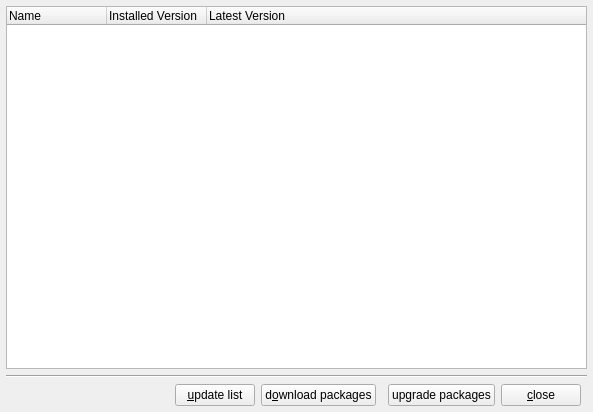
<ui version="4.0" >
 <class>upgradablePackages</class>
 <widget class="QWidget" name="upgradablePackages" >
  <property name="geometry" >
   <rect>
    <x>0</x>
    <y>0</y>
    <width>593</width>
    <height>412</height>
   </rect>
  </property>
  <property name="windowTitle" >
   <string>Upgradable Packages</string>
  </property>
  <layout class="QGridLayout" name="gridLayout" >
   <item row="0" column="0" colspan="7" >
    <widget class="QTreeWidget" name="treeWidget" >
     <property name="rootIsDecorated" >
      <bool>false</bool>
     </property>
     <column>
      <property name="text" >
       <string>Name</string>
      </property>
     </column>
     <column>
      <property name="text" >
       <string>Installed Version</string>
      </property>
     </column>
     <column>
      <property name="text" >
       <string>Latest Version</string>
      </property>
     </column>
    </widget>
   </item>
   <item row="1" column="0" colspan="7" >
    <widget class="Line" name="line1" >
     <property name="frameShape" >
      <enum>QFrame::HLine</enum>
     </property>
     <property name="frameShadow" >
      <enum>QFrame::Sunken</enum>
     </property>
    </widget>
   </item>
   <item row="4" column="0" >
    <spacer name="spacer9" >
     <property name="orientation" >
      <enum>Qt::Horizontal</enum>
     </property>
     <property name="sizeType" >
      <enum>QSizePolicy::Expanding</enum>
     </property>
     <property name="sizeHint" stdset="0" >
      <size>
       <width>219</width>
       <height>20</height>
      </size>
     </property>
    </spacer>
   </item>
   <item row="4" column="2" >
    <widget class="QPushButton" name="downloadPushButton" >
     <property name="enabled" >
      <bool>true</bool>
     </property>
     <property name="sizePolicy" >
      <sizepolicy vsizetype="Fixed" hsizetype="Minimum" >
       <horstretch>0</horstretch>
       <verstretch>0</verstretch>
      </sizepolicy>
     </property>
     <property name="font" >
      <font/>
     </property>
     <property name="toolTip" >
      <string>package files are only retrieved, not
unpacked or installed.

Command: apt-get -d dist-upgrade</string>
     </property>
     <property name="text" >
      <string>d&amp;ownload packages</string>
     </property>
     <property name="shortcut" >
      <string>Alt+O</string>
     </property>
    </widget>
   </item>
   <item row="4" column="4" >
    <widget class="QPushButton" name="upgradePushButton" >
     <property name="toolTip" >
      <string>To update your system you have to leave the 
graphic modus. Press for this CTR+ALT+F1, 
login as root and type init 3. After that 
run the command smxi or siduxcc (Software->
Dist-upgrade).</string>
     </property>
     <property name="text" >
      <string>upgrade packages</string>
     </property>
     <property name="shortcut" >
      <string>Alt+A</string>
     </property>
    </widget>
   </item>
   <item row="4" column="5" >
    <widget class="QPushButton" name="closePushButton" >
     <property name="text" >
      <string>&amp;close</string>
     </property>
     <property name="shortcut" >
      <string>Alt+C</string>
     </property>
    </widget>
   </item>
   <item row="4" column="1" >
    <widget class="QPushButton" name="updatePushButton" >
     <property name="toolTip" >
      <string>update is used to resynchronize the package 
index files from their sources. The indexes 
of available packages are fetched from the 
location(s) specified in /etc/apt/sources.list.

Command: apt-get update</string>
     </property>
     <property name="text" >
      <string>&amp;update list</string>
     </property>
     <property name="shortcut" >
      <string>Alt+U</string>
     </property>
    </widget>
   </item>
  </layout>
 </widget>
 <layoutdefault spacing="6" margin="6" />
 <tabstops>
  <tabstop>treeWidget</tabstop>
 </tabstops>
 <resources/>
 <connections>
  <connection>
   <sender>closePushButton</sender>
   <signal>clicked()</signal>
   <receiver>upgradablePackages</receiver>
   <slot>close()</slot>
   <hints>
    <hint type="sourcelabel" >
     <x>546</x>
     <y>351</y>
    </hint>
    <hint type="destinationlabel" >
     <x>296</x>
     <y>186</y>
    </hint>
   </hints>
  </connection>
 </connections>
</ui>
